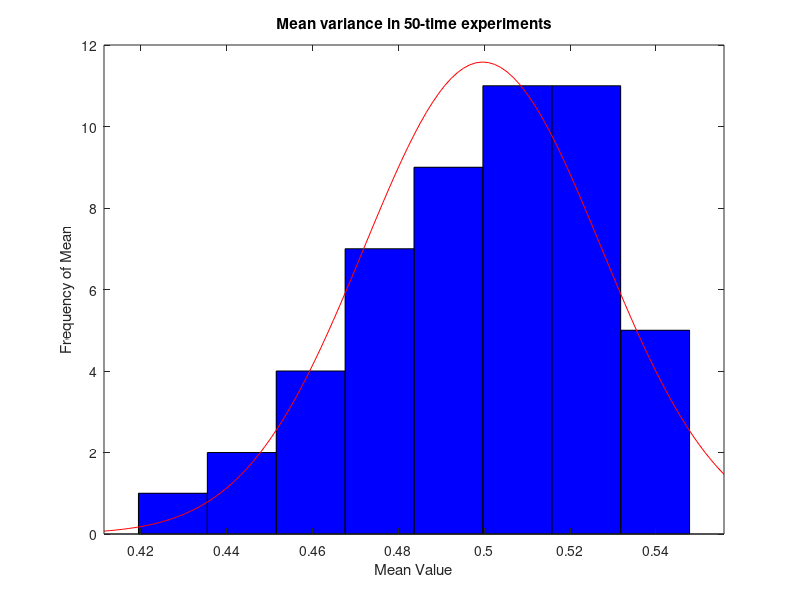

MATLAB code to generate this figure:
m=zeros(1,50);
for i=1:50 
    s=rand(1,100);
    m(i)=mean(s);
end
figure(1);
histfit(m);
title('Mean variance in 50-time experiments');
xlabel('Mean Value');
ylabel('Frequency of Mean');
[muhat,sigmahat,muci,sigmaci]=normfit(m);


